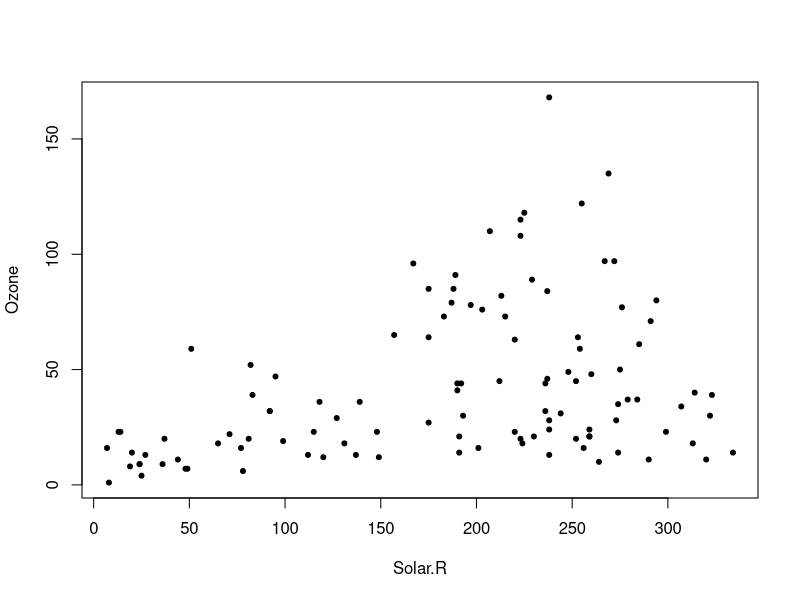
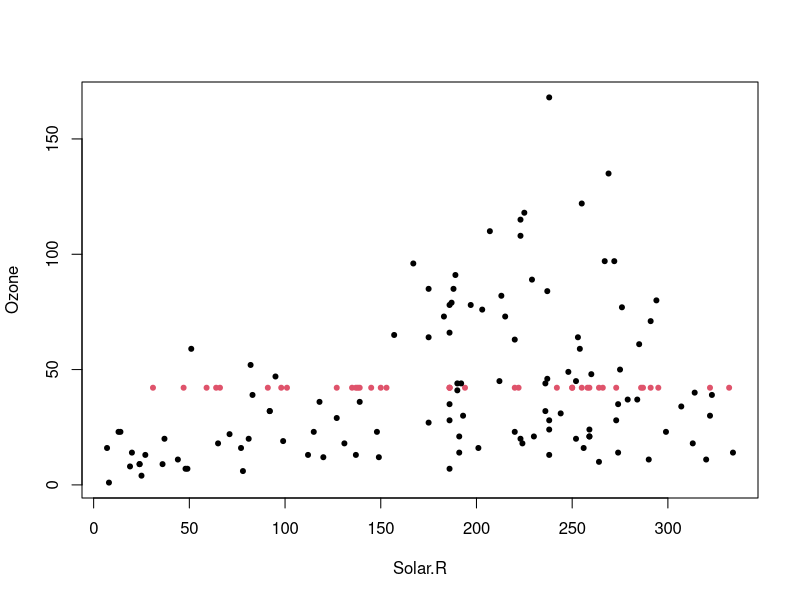
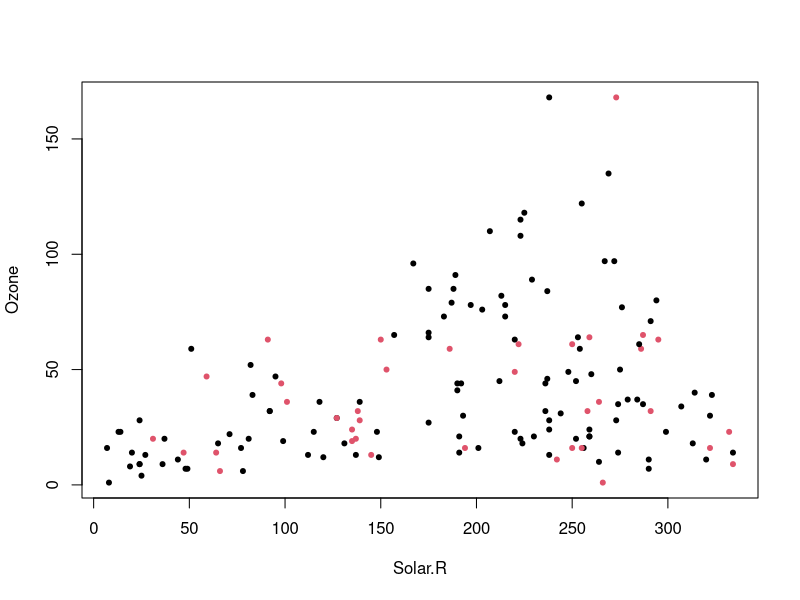
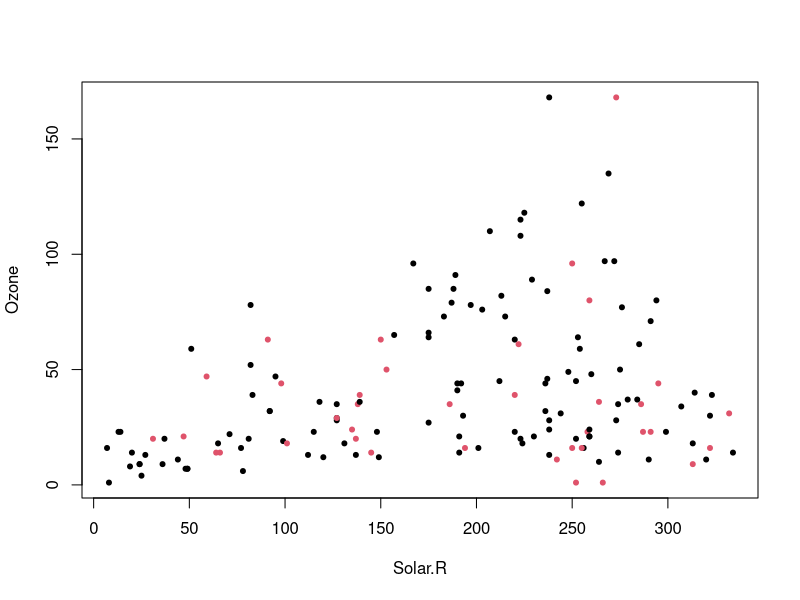

Source code (R) for these figures, in order:

# Imputación por pmm
# Regresión lineal + selección del donante más cercano

datos = airquality[,1:4]
summary(datos)

with(datos, plot(Solar.R, Ozone, pch = 20))

miss = data.frame(is.na(datos)) ; miss

imp = datos

# Iteración 1. 
# Imputación simple con media incondicional
imp$Ozone[miss$Ozone] = mean(datos$Ozone, na.rm = T)
imp$Solar.R[miss$Solar.R] = mean(datos$Solar.R, na.rm = T)

summary(imp)

with(imp, plot(Solar.R, Ozone, pch = 20, col = miss$Ozone*1+1))

# Iteración 2, 3, ...
# Imputación por regresión + pmm

# Modelos de regresión
mod.oz = lm(Ozone ~ . , data=imp) ; mod.oz
mod.sol = lm(Solar.R ~ . , data=imp) ; mod.sol

# Valores predichos
oz = predict(mod.oz) ; oz
sol = predict(mod.sol) ; sol

# Valores predichos para faltantes
miss.oz = oz[miss$Ozone] ; miss.oz
miss.sol = sol[miss$Solar.R] ; miss.sol

# Valores predichos para observados
obs.oz = oz[!miss$Ozone] ; obs.oz
obs.sol = sol[!miss$Solar.R] ; obs.sol

# Valores reales observados (donantes)
real.oz = datos$Ozone[!miss$Ozone] ; real.oz
real.sol = datos$Solar.R[!miss$Solar.R] ; real.sol

miss.oz = as.numeric(miss.oz)
miss.sol = as.numeric(miss.sol)
obs.oz = as.numeric(obs.oz)
obs.sol = as.numeric(obs.sol)
real.oz = as.numeric(real.oz)
real.sol = as.numeric(real.sol)

# Donantes

# Para Ozone
donante.oz = numeric(0)
for(i in 1:length(miss.oz)){
  donante.oz[i] = which.min(abs(miss.oz[i] - obs.oz))
}

# Para Solar.R
donante.sol = numeric(0)
for(i in 1:length(miss.sol)){
  donante.sol[i] = which.min(abs(miss.sol[i] - obs.sol))
}

# Imputación
imp$Ozone[miss$Ozone] = real.oz[donante.oz]
imp$Solar.R[miss$Solar.R] = real.sol[donante.sol]

imp
summary(imp)
with(imp, plot(Solar.R, Ozone, pch = 20, col = miss$Ozone*1+1))

# ... Repetir hasta convergencia

######  Tarea de imputar como lo hace mice con los 3 menores uwu

minimos=function(x=vector, y=vector, posicion){
  a=abs(x[posicion] - y)
  donante1=numeric(0)
  for (j in 1:3) {
    donante1[j]=which.min(a)
    a[donante1[j]]=max(a)
  }
  donante1
}

minimos(miss.oz,obs.oz,2)

sample(minimos(miss.oz,obs.oz,1),1)


# Para Ozone
donante.oz = numeric(0)
for(i in 1:length(miss.oz)){
  donante.oz[i] = sample(minimos(miss.oz,obs.oz,i),1)
}

# Para Solar.R
donante.sol = numeric(0)
for(i in 1:length(miss.sol)){
  donante.sol[i] = sample(minimos(miss.sol,obs.sol,i),1)
}

donante.oz

# Imputación
imp$Ozone[miss$Ozone] = real.oz[donante.oz]
imp$Solar.R[miss$Solar.R] = real.sol[donante.sol]

imp
summary(imp)

### Grafico de los valores reales en negro con los que 
### estan en rojo siendo los imputados

with(imp, plot(Solar.R, Ozone, pch = 20, col = miss$Ozone*1+1)) 

